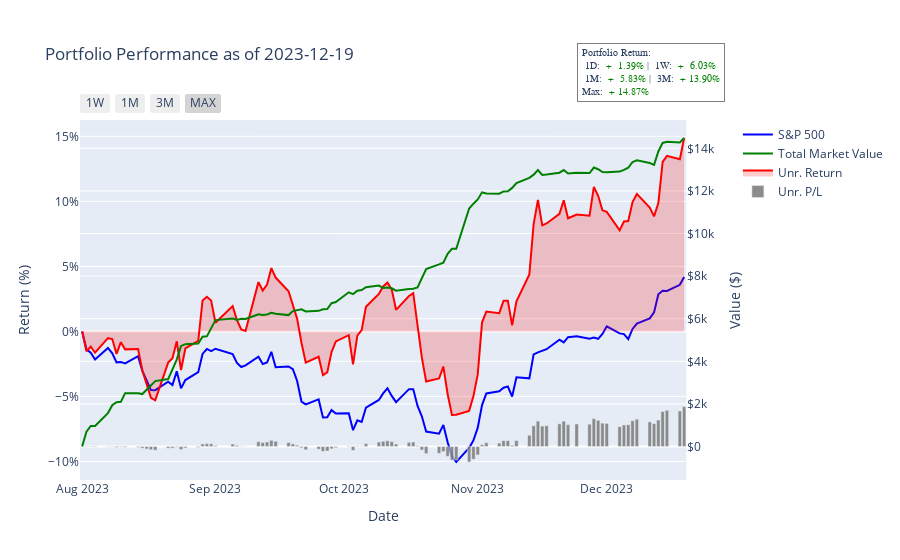

Source (notebook cell):
### Code cell
plot_portfolio_growth(portfolio_data)
